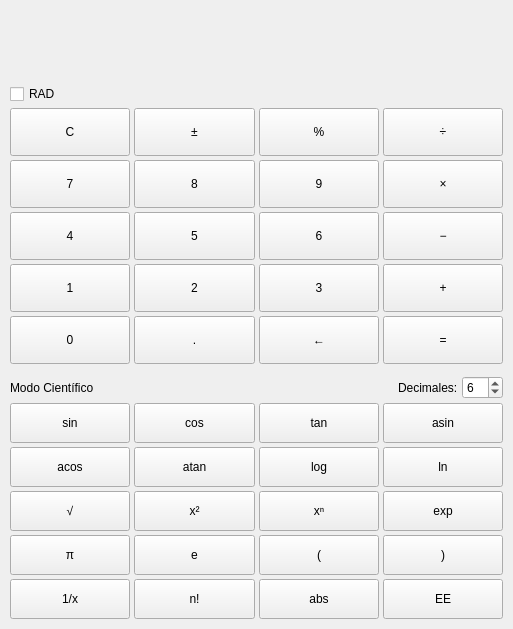
<?xml version="1.0" encoding="UTF-8"?>
<ui version="4.0">
 <class>SubventanaCalculadora</class>
 <widget class="QWidget" name="SubventanaCalculadora">
  <property name="geometry">
   <rect>
    <x>0</x>
    <y>0</y>
    <width>513</width>
    <height>536</height>
   </rect>
  </property>
  <property name="windowTitle">
   <string>Calculadora — Modo Básico</string>
  </property>
  <layout class="QVBoxLayout" name="vbox_main">
   <property name="spacing">
    <number>4</number>
   </property>
   <property name="leftMargin">
    <number>6</number>
   </property>
   <property name="topMargin">
    <number>6</number>
   </property>
   <property name="rightMargin">
    <number>6</number>
   </property>
   <property name="bottomMargin">
    <number>6</number>
   </property>
   <item>
    <widget class="DisplayLED" name="display" native="true">
     <property name="minimumSize">
      <size>
       <width>300</width>
       <height>70</height>
      </size>
     </property>
    </widget>
   </item>
   <item>
    <layout class="QVBoxLayout" name="vbox_panel_basico">
     <property name="spacing">
      <number>4</number>
     </property>
     <property name="leftMargin">
      <number>4</number>
     </property>
     <property name="topMargin">
      <number>4</number>
     </property>
     <property name="rightMargin">
      <number>4</number>
     </property>
     <property name="bottomMargin">
      <number>4</number>
     </property>
     <item>
      <layout class="QHBoxLayout" name="hbox_top_basico">
       <item>
        <widget class="QCheckBox" name="chk_rad">
         <property name="text">
          <string>RAD</string>
         </property>
        </widget>
       </item>
       <item>
        <spacer name="spacer_rad">
         <property name="orientation">
          <enum>Qt::Orientation::Horizontal</enum>
         </property>
         <property name="sizeHint" stdset="0">
          <size>
           <width>40</width>
           <height>20</height>
          </size>
         </property>
        </spacer>
       </item>
      </layout>
     </item>
     <item>
      <layout class="QGridLayout" name="grid_basico">
       <property name="spacing">
        <number>4</number>
       </property>
       <item row="0" column="0">
        <widget class="QPushButton" name="btnLimpiar">
         <property name="sizePolicy">
          <sizepolicy hsizetype="Expanding" vsizetype="Expanding">
           <horstretch>0</horstretch>
           <verstretch>0</verstretch>
          </sizepolicy>
         </property>
         <property name="minimumSize">
          <size>
           <width>52</width>
           <height>48</height>
          </size>
         </property>
         <property name="text">
          <string>C</string>
         </property>
        </widget>
       </item>
       <item row="0" column="1">
        <widget class="QPushButton" name="btn_signo">
         <property name="sizePolicy">
          <sizepolicy hsizetype="Expanding" vsizetype="Expanding">
           <horstretch>0</horstretch>
           <verstretch>0</verstretch>
          </sizepolicy>
         </property>
         <property name="minimumSize">
          <size>
           <width>52</width>
           <height>48</height>
          </size>
         </property>
         <property name="text">
          <string>±</string>
         </property>
        </widget>
       </item>
       <item row="0" column="2">
        <widget class="QPushButton" name="btn_pct">
         <property name="sizePolicy">
          <sizepolicy hsizetype="Expanding" vsizetype="Expanding">
           <horstretch>0</horstretch>
           <verstretch>0</verstretch>
          </sizepolicy>
         </property>
         <property name="minimumSize">
          <size>
           <width>52</width>
           <height>48</height>
          </size>
         </property>
         <property name="text">
          <string>%</string>
         </property>
        </widget>
       </item>
       <item row="0" column="3">
        <widget class="QPushButton" name="btn_div">
         <property name="sizePolicy">
          <sizepolicy hsizetype="Expanding" vsizetype="Expanding">
           <horstretch>0</horstretch>
           <verstretch>0</verstretch>
          </sizepolicy>
         </property>
         <property name="minimumSize">
          <size>
           <width>52</width>
           <height>48</height>
          </size>
         </property>
         <property name="text">
          <string>÷</string>
         </property>
        </widget>
       </item>
       <item row="1" column="0">
        <widget class="QPushButton" name="btn_7">
         <property name="sizePolicy">
          <sizepolicy hsizetype="Expanding" vsizetype="Expanding">
           <horstretch>0</horstretch>
           <verstretch>0</verstretch>
          </sizepolicy>
         </property>
         <property name="minimumSize">
          <size>
           <width>52</width>
           <height>48</height>
          </size>
         </property>
         <property name="text">
          <string>7</string>
         </property>
        </widget>
       </item>
       <item row="1" column="1">
        <widget class="QPushButton" name="btn_8">
         <property name="sizePolicy">
          <sizepolicy hsizetype="Expanding" vsizetype="Expanding">
           <horstretch>0</horstretch>
           <verstretch>0</verstretch>
          </sizepolicy>
         </property>
         <property name="minimumSize">
          <size>
           <width>52</width>
           <height>48</height>
          </size>
         </property>
         <property name="text">
          <string>8</string>
         </property>
        </widget>
       </item>
       <item row="1" column="2">
        <widget class="QPushButton" name="btn_9">
         <property name="sizePolicy">
          <sizepolicy hsizetype="Expanding" vsizetype="Expanding">
           <horstretch>0</horstretch>
           <verstretch>0</verstretch>
          </sizepolicy>
         </property>
         <property name="minimumSize">
          <size>
           <width>52</width>
           <height>48</height>
          </size>
         </property>
         <property name="text">
          <string>9</string>
         </property>
        </widget>
       </item>
       <item row="1" column="3">
        <widget class="QPushButton" name="btn_mul">
         <property name="sizePolicy">
          <sizepolicy hsizetype="Expanding" vsizetype="Expanding">
           <horstretch>0</horstretch>
           <verstretch>0</verstretch>
          </sizepolicy>
         </property>
         <property name="minimumSize">
          <size>
           <width>52</width>
           <height>48</height>
          </size>
         </property>
         <property name="text">
          <string>×</string>
         </property>
        </widget>
       </item>
       <item row="2" column="0">
        <widget class="QPushButton" name="btn_4">
         <property name="sizePolicy">
          <sizepolicy hsizetype="Expanding" vsizetype="Expanding">
           <horstretch>0</horstretch>
           <verstretch>0</verstretch>
          </sizepolicy>
         </property>
         <property name="minimumSize">
          <size>
           <width>52</width>
           <height>48</height>
          </size>
         </property>
         <property name="text">
          <string>4</string>
         </property>
        </widget>
       </item>
       <item row="2" column="1">
        <widget class="QPushButton" name="btn_5">
         <property name="sizePolicy">
          <sizepolicy hsizetype="Expanding" vsizetype="Expanding">
           <horstretch>0</horstretch>
           <verstretch>0</verstretch>
          </sizepolicy>
         </property>
         <property name="minimumSize">
          <size>
           <width>52</width>
           <height>48</height>
          </size>
         </property>
         <property name="text">
          <string>5</string>
         </property>
        </widget>
       </item>
       <item row="2" column="2">
        <widget class="QPushButton" name="btn_6">
         <property name="sizePolicy">
          <sizepolicy hsizetype="Expanding" vsizetype="Expanding">
           <horstretch>0</horstretch>
           <verstretch>0</verstretch>
          </sizepolicy>
         </property>
         <property name="minimumSize">
          <size>
           <width>52</width>
           <height>48</height>
          </size>
         </property>
         <property name="text">
          <string>6</string>
         </property>
        </widget>
       </item>
       <item row="2" column="3">
        <widget class="QPushButton" name="btn_sub">
         <property name="sizePolicy">
          <sizepolicy hsizetype="Expanding" vsizetype="Expanding">
           <horstretch>0</horstretch>
           <verstretch>0</verstretch>
          </sizepolicy>
         </property>
         <property name="minimumSize">
          <size>
           <width>52</width>
           <height>48</height>
          </size>
         </property>
         <property name="text">
          <string>−</string>
         </property>
        </widget>
       </item>
       <item row="3" column="0">
        <widget class="QPushButton" name="btn_1">
         <property name="sizePolicy">
          <sizepolicy hsizetype="Expanding" vsizetype="Expanding">
           <horstretch>0</horstretch>
           <verstretch>0</verstretch>
          </sizepolicy>
         </property>
         <property name="minimumSize">
          <size>
           <width>52</width>
           <height>48</height>
          </size>
         </property>
         <property name="text">
          <string>1</string>
         </property>
        </widget>
       </item>
       <item row="3" column="1">
        <widget class="QPushButton" name="btn_2">
         <property name="sizePolicy">
          <sizepolicy hsizetype="Expanding" vsizetype="Expanding">
           <horstretch>0</horstretch>
           <verstretch>0</verstretch>
          </sizepolicy>
         </property>
         <property name="minimumSize">
          <size>
           <width>52</width>
           <height>48</height>
          </size>
         </property>
         <property name="text">
          <string>2</string>
         </property>
        </widget>
       </item>
       <item row="3" column="2">
        <widget class="QPushButton" name="btn_3">
         <property name="sizePolicy">
          <sizepolicy hsizetype="Expanding" vsizetype="Expanding">
           <horstretch>0</horstretch>
           <verstretch>0</verstretch>
          </sizepolicy>
         </property>
         <property name="minimumSize">
          <size>
           <width>52</width>
           <height>48</height>
          </size>
         </property>
         <property name="text">
          <string>3</string>
         </property>
        </widget>
       </item>
       <item row="3" column="3">
        <widget class="QPushButton" name="btn_add">
         <property name="sizePolicy">
          <sizepolicy hsizetype="Expanding" vsizetype="Expanding">
           <horstretch>0</horstretch>
           <verstretch>0</verstretch>
          </sizepolicy>
         </property>
         <property name="minimumSize">
          <size>
           <width>52</width>
           <height>48</height>
          </size>
         </property>
         <property name="text">
          <string>+</string>
         </property>
        </widget>
       </item>
       <item row="4" column="0">
        <widget class="QPushButton" name="btn_0">
         <property name="sizePolicy">
          <sizepolicy hsizetype="Expanding" vsizetype="Expanding">
           <horstretch>0</horstretch>
           <verstretch>0</verstretch>
          </sizepolicy>
         </property>
         <property name="minimumSize">
          <size>
           <width>52</width>
           <height>48</height>
          </size>
         </property>
         <property name="text">
          <string>0</string>
         </property>
        </widget>
       </item>
       <item row="4" column="1">
        <widget class="QPushButton" name="btn_punto">
         <property name="sizePolicy">
          <sizepolicy hsizetype="Expanding" vsizetype="Expanding">
           <horstretch>0</horstretch>
           <verstretch>0</verstretch>
          </sizepolicy>
         </property>
         <property name="minimumSize">
          <size>
           <width>52</width>
           <height>48</height>
          </size>
         </property>
         <property name="text">
          <string>.</string>
         </property>
        </widget>
       </item>
       <item row="4" column="2">
        <widget class="QPushButton" name="btn_back">
         <property name="sizePolicy">
          <sizepolicy hsizetype="Expanding" vsizetype="Expanding">
           <horstretch>0</horstretch>
           <verstretch>0</verstretch>
          </sizepolicy>
         </property>
         <property name="minimumSize">
          <size>
           <width>52</width>
           <height>48</height>
          </size>
         </property>
         <property name="text">
          <string>←</string>
         </property>
        </widget>
       </item>
       <item row="4" column="3">
        <widget class="QPushButton" name="btnIgual">
         <property name="sizePolicy">
          <sizepolicy hsizetype="Expanding" vsizetype="Expanding">
           <horstretch>0</horstretch>
           <verstretch>0</verstretch>
          </sizepolicy>
         </property>
         <property name="minimumSize">
          <size>
           <width>52</width>
           <height>48</height>
          </size>
         </property>
         <property name="text">
          <string>=</string>
         </property>
        </widget>
       </item>
      </layout>
     </item>
    </layout>
   </item>
   <item>
    <layout class="QVBoxLayout" name="vbox_cient">
     <property name="spacing">
      <number>4</number>
     </property>
     <property name="leftMargin">
      <number>4</number>
     </property>
     <property name="topMargin">
      <number>4</number>
     </property>
     <property name="rightMargin">
      <number>4</number>
     </property>
     <property name="bottomMargin">
      <number>4</number>
     </property>
     <item>
      <layout class="QHBoxLayout" name="hbox_cient_top">
       <item>
        <widget class="QLabel" name="lbl_modo">
         <property name="text">
          <string>Modo Científico</string>
         </property>
        </widget>
       </item>
       <item>
        <spacer name="spacer_cient">
         <property name="orientation">
          <enum>Qt::Orientation::Horizontal</enum>
         </property>
         <property name="sizeHint" stdset="0">
          <size>
           <width>40</width>
           <height>20</height>
          </size>
         </property>
        </spacer>
       </item>
       <item>
        <widget class="QLabel" name="lbl_dec">
         <property name="text">
          <string>Decimales:</string>
         </property>
        </widget>
       </item>
       <item>
        <widget class="QSpinBox" name="spin_prec">
         <property name="minimum">
          <number>0</number>
         </property>
         <property name="maximum">
          <number>15</number>
         </property>
         <property name="value">
          <number>6</number>
         </property>
         <property name="fixedWidth" stdset="0">
          <number>55</number>
         </property>
        </widget>
       </item>
      </layout>
     </item>
     <item>
      <layout class="QGridLayout" name="grid_cient">
       <property name="spacing">
        <number>4</number>
       </property>
       <item row="0" column="0">
        <widget class="QPushButton" name="btnCientifico">
         <property name="sizePolicy">
          <sizepolicy hsizetype="Expanding" vsizetype="Expanding">
           <horstretch>0</horstretch>
           <verstretch>0</verstretch>
          </sizepolicy>
         </property>
         <property name="minimumSize">
          <size>
           <width>52</width>
           <height>40</height>
          </size>
         </property>
         <property name="text">
          <string>sin</string>
         </property>
        </widget>
       </item>
       <item row="0" column="1">
        <widget class="QPushButton" name="btnCientifico">
         <property name="sizePolicy">
          <sizepolicy hsizetype="Expanding" vsizetype="Expanding">
           <horstretch>0</horstretch>
           <verstretch>0</verstretch>
          </sizepolicy>
         </property>
         <property name="minimumSize">
          <size>
           <width>52</width>
           <height>40</height>
          </size>
         </property>
         <property name="text">
          <string>cos</string>
         </property>
        </widget>
       </item>
       <item row="0" column="2">
        <widget class="QPushButton" name="btnCientifico">
         <property name="sizePolicy">
          <sizepolicy hsizetype="Expanding" vsizetype="Expanding">
           <horstretch>0</horstretch>
           <verstretch>0</verstretch>
          </sizepolicy>
         </property>
         <property name="minimumSize">
          <size>
           <width>52</width>
           <height>40</height>
          </size>
         </property>
         <property name="text">
          <string>tan</string>
         </property>
        </widget>
       </item>
       <item row="0" column="3">
        <widget class="QPushButton" name="btnCientifico">
         <property name="sizePolicy">
          <sizepolicy hsizetype="Expanding" vsizetype="Expanding">
           <horstretch>0</horstretch>
           <verstretch>0</verstretch>
          </sizepolicy>
         </property>
         <property name="minimumSize">
          <size>
           <width>52</width>
           <height>40</height>
          </size>
         </property>
         <property name="text">
          <string>asin</string>
         </property>
        </widget>
       </item>
       <item row="1" column="0">
        <widget class="QPushButton" name="btnCientifico">
         <property name="sizePolicy">
          <sizepolicy hsizetype="Expanding" vsizetype="Expanding">
           <horstretch>0</horstretch>
           <verstretch>0</verstretch>
          </sizepolicy>
         </property>
         <property name="minimumSize">
          <size>
           <width>52</width>
           <height>40</height>
          </size>
         </property>
         <property name="text">
          <string>acos</string>
         </property>
        </widget>
       </item>
       <item row="1" column="1">
        <widget class="QPushButton" name="btnCientifico">
         <property name="sizePolicy">
          <sizepolicy hsizetype="Expanding" vsizetype="Expanding">
           <horstretch>0</horstretch>
           <verstretch>0</verstretch>
          </sizepolicy>
         </property>
         <property name="minimumSize">
          <size>
           <width>52</width>
           <height>40</height>
          </size>
         </property>
         <property name="text">
          <string>atan</string>
         </property>
        </widget>
       </item>
       <item row="1" column="2">
        <widget class="QPushButton" name="btnCientifico">
         <property name="sizePolicy">
          <sizepolicy hsizetype="Expanding" vsizetype="Expanding">
           <horstretch>0</horstretch>
           <verstretch>0</verstretch>
          </sizepolicy>
         </property>
         <property name="minimumSize">
          <size>
           <width>52</width>
           <height>40</height>
          </size>
         </property>
         <property name="text">
          <string>log</string>
         </property>
        </widget>
       </item>
       <item row="1" column="3">
        <widget class="QPushButton" name="btnCientifico">
         <property name="sizePolicy">
          <sizepolicy hsizetype="Expanding" vsizetype="Expanding">
           <horstretch>0</horstretch>
           <verstretch>0</verstretch>
          </sizepolicy>
         </property>
         <property name="minimumSize">
          <size>
           <width>52</width>
           <height>40</height>
          </size>
         </property>
         <property name="text">
          <string>ln</string>
         </property>
        </widget>
       </item>
       <item row="2" column="0">
        <widget class="QPushButton" name="btnCientifico">
         <property name="sizePolicy">
          <sizepolicy hsizetype="Expanding" vsizetype="Expanding">
           <horstretch>0</horstretch>
           <verstretch>0</verstretch>
          </sizepolicy>
         </property>
         <property name="minimumSize">
          <size>
           <width>52</width>
           <height>40</height>
          </size>
         </property>
         <property name="text">
          <string>√</string>
         </property>
        </widget>
       </item>
       <item row="2" column="1">
        <widget class="QPushButton" name="btnCientifico">
         <property name="sizePolicy">
          <sizepolicy hsizetype="Expanding" vsizetype="Expanding">
           <horstretch>0</horstretch>
           <verstretch>0</verstretch>
          </sizepolicy>
         </property>
         <property name="minimumSize">
          <size>
           <width>52</width>
           <height>40</height>
          </size>
         </property>
         <property name="text">
          <string>x²</string>
         </property>
        </widget>
       </item>
       <item row="2" column="2">
        <widget class="QPushButton" name="btnCientifico">
         <property name="sizePolicy">
          <sizepolicy hsizetype="Expanding" vsizetype="Expanding">
           <horstretch>0</horstretch>
           <verstretch>0</verstretch>
          </sizepolicy>
         </property>
         <property name="minimumSize">
          <size>
           <width>52</width>
           <height>40</height>
          </size>
         </property>
         <property name="text">
          <string>xⁿ</string>
         </property>
        </widget>
       </item>
       <item row="2" column="3">
        <widget class="QPushButton" name="btnCientifico">
         <property name="sizePolicy">
          <sizepolicy hsizetype="Expanding" vsizetype="Expanding">
           <horstretch>0</horstretch>
           <verstretch>0</verstretch>
          </sizepolicy>
         </property>
         <property name="minimumSize">
          <size>
           <width>52</width>
           <height>40</height>
          </size>
         </property>
         <property name="text">
          <string>exp</string>
         </property>
        </widget>
       </item>
       <item row="3" column="0">
        <widget class="QPushButton" name="btnCientifico">
         <property name="sizePolicy">
          <sizepolicy hsizetype="Expanding" vsizetype="Expanding">
           <horstretch>0</horstretch>
           <verstretch>0</verstretch>
          </sizepolicy>
         </property>
         <property name="minimumSize">
          <size>
           <width>52</width>
           <height>40</height>
          </size>
         </property>
         <property name="text">
          <string>π</string>
         </property>
        </widget>
       </item>
       <item row="3" column="1">
        <widget class="QPushButton" name="btnCientifico">
         <property name="sizePolicy">
          <sizepolicy hsizetype="Expanding" vsizetype="Expanding">
           <horstretch>0</horstretch>
           <verstretch>0</verstretch>
          </sizepolicy>
         </property>
         <property name="minimumSize">
          <size>
           <width>52</width>
           <height>40</height>
          </size>
         </property>
         <property name="text">
          <string>e</string>
         </property>
        </widget>
       </item>
       <item row="3" column="2">
        <widget class="QPushButton" name="btnCientifico">
         <property name="sizePolicy">
          <sizepolicy hsizetype="Expanding" vsizetype="Expanding">
           <horstretch>0</horstretch>
           <verstretch>0</verstretch>
          </sizepolicy>
         </property>
         <property name="minimumSize">
          <size>
           <width>52</width>
           <height>40</height>
          </size>
         </property>
         <property name="text">
          <string>(</string>
         </property>
        </widget>
       </item>
       <item row="3" column="3">
        <widget class="QPushButton" name="btnCientifico">
         <property name="sizePolicy">
          <sizepolicy hsizetype="Expanding" vsizetype="Expanding">
           <horstretch>0</horstretch>
           <verstretch>0</verstretch>
          </sizepolicy>
         </property>
         <property name="minimumSize">
          <size>
           <width>52</width>
           <height>40</height>
          </size>
         </property>
         <property name="text">
          <string>)</string>
         </property>
        </widget>
       </item>
       <item row="4" column="0">
        <widget class="QPushButton" name="btnCientifico">
         <property name="sizePolicy">
          <sizepolicy hsizetype="Expanding" vsizetype="Expanding">
           <horstretch>0</horstretch>
           <verstretch>0</verstretch>
          </sizepolicy>
         </property>
         <property name="minimumSize">
          <size>
           <width>52</width>
           <height>40</height>
          </size>
         </property>
         <property name="text">
          <string>1/x</string>
         </property>
        </widget>
       </item>
       <item row="4" column="1">
        <widget class="QPushButton" name="btnCientifico">
         <property name="sizePolicy">
          <sizepolicy hsizetype="Expanding" vsizetype="Expanding">
           <horstretch>0</horstretch>
           <verstretch>0</verstretch>
          </sizepolicy>
         </property>
         <property name="minimumSize">
          <size>
           <width>52</width>
           <height>40</height>
          </size>
         </property>
         <property name="text">
          <string>n!</string>
         </property>
        </widget>
       </item>
       <item row="4" column="2">
        <widget class="QPushButton" name="btnCientifico">
         <property name="sizePolicy">
          <sizepolicy hsizetype="Expanding" vsizetype="Expanding">
           <horstretch>0</horstretch>
           <verstretch>0</verstretch>
          </sizepolicy>
         </property>
         <property name="minimumSize">
          <size>
           <width>52</width>
           <height>40</height>
          </size>
         </property>
         <property name="text">
          <string>abs</string>
         </property>
        </widget>
       </item>
       <item row="4" column="3">
        <widget class="QPushButton" name="btnCientifico">
         <property name="sizePolicy">
          <sizepolicy hsizetype="Expanding" vsizetype="Expanding">
           <horstretch>0</horstretch>
           <verstretch>0</verstretch>
          </sizepolicy>
         </property>
         <property name="minimumSize">
          <size>
           <width>52</width>
           <height>40</height>
          </size>
         </property>
         <property name="text">
          <string>EE</string>
         </property>
        </widget>
       </item>
      </layout>
     </item>
    </layout>
   </item>
  </layout>
 </widget>
 <customwidgets>
  <customwidget>
   <class>DisplayLED</class>
   <extends>QWidget</extends>
   <header>view/display_led.h</header>
  </customwidget>
 </customwidgets>
 <resources/>
 <connections/>
</ui>
